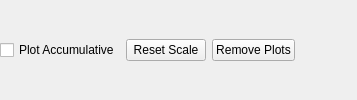
        <widget class="QFrame" name="frame">
         <property name="frameShape">
          <enum>QFrame::NoFrame</enum>
         </property>
         <property name="frameShadow">
          <enum>QFrame::Plain</enum>
         </property>
         <layout class="QHBoxLayout" name="horizontalLayout_2">
          <property name="leftMargin">
           <number>0</number>
          </property>
          <property name="topMargin">
           <number>0</number>
          </property>
          <property name="bottomMargin">
           <number>0</number>
          </property>
          <item>
           <widget class="QCheckBox" name="CheckPlotAcc">
            <property name="whatsThis">
             <string>&lt;html&gt;&lt;head/&gt;&lt;body&gt;&lt;p&gt;Draw plots on top of each other. This may cause your computer to become slower if too many spectra are displayed. Use &amp;quot;Reset Plot&amp;quot; occasionally.&lt;/p&gt;&lt;/body&gt;&lt;/html&gt;</string>
            </property>
            <property name="text">
             <string>Plot Accumulative</string>
            </property>
           </widget>
          </item>
          <item>
           <widget class="QPushButton" name="cmdResetScale">
            <property name="text">
             <string>Reset Scale</string>
            </property>
           </widget>
          </item>
          <item>
           <widget class="QPushButton" name="pushClearPlot">
            <property name="whatsThis">
             <string>&lt;html&gt;&lt;head/&gt;&lt;body&gt;&lt;p&gt;Remove all plots from the current view&lt;/p&gt;&lt;/body&gt;&lt;/html&gt;</string>
            </property>
            <property name="text">
             <string>Remove Plots</string>
            </property>
            <property name="autoDefault">
             <bool>false</bool>
            </property>
           </widget>
          </item>
          <item>
           <widget class="QLabel" name="lblFake">
            <property name="sizePolicy">
             <sizepolicy hsizetype="Fixed" vsizetype="Fixed">
              <horstretch>0</horstretch>
              <verstretch>0</verstretch>
             </sizepolicy>
            </property>
            <property name="minimumSize">
             <size>
              <width>5</width>
              <height>0</height>
             </size>
            </property>
            <property name="maximumSize">
             <size>
              <width>5</width>
              <height>16777215</height>
             </size>
            </property>
            <property name="text">
             <string/>
            </property>
           </widget>
          </item>
          <item>
           <spacer name="horizontalSpacer">
            <property name="orientation">
             <enum>Qt::Horizontal</enum>
            </property>
            <property name="sizeHint" stdset="0">
             <size>
              <width>40</width>
              <height>20</height>
             </size>
            </property>
           </spacer>
          </item>
         </layout>
        </widget>
